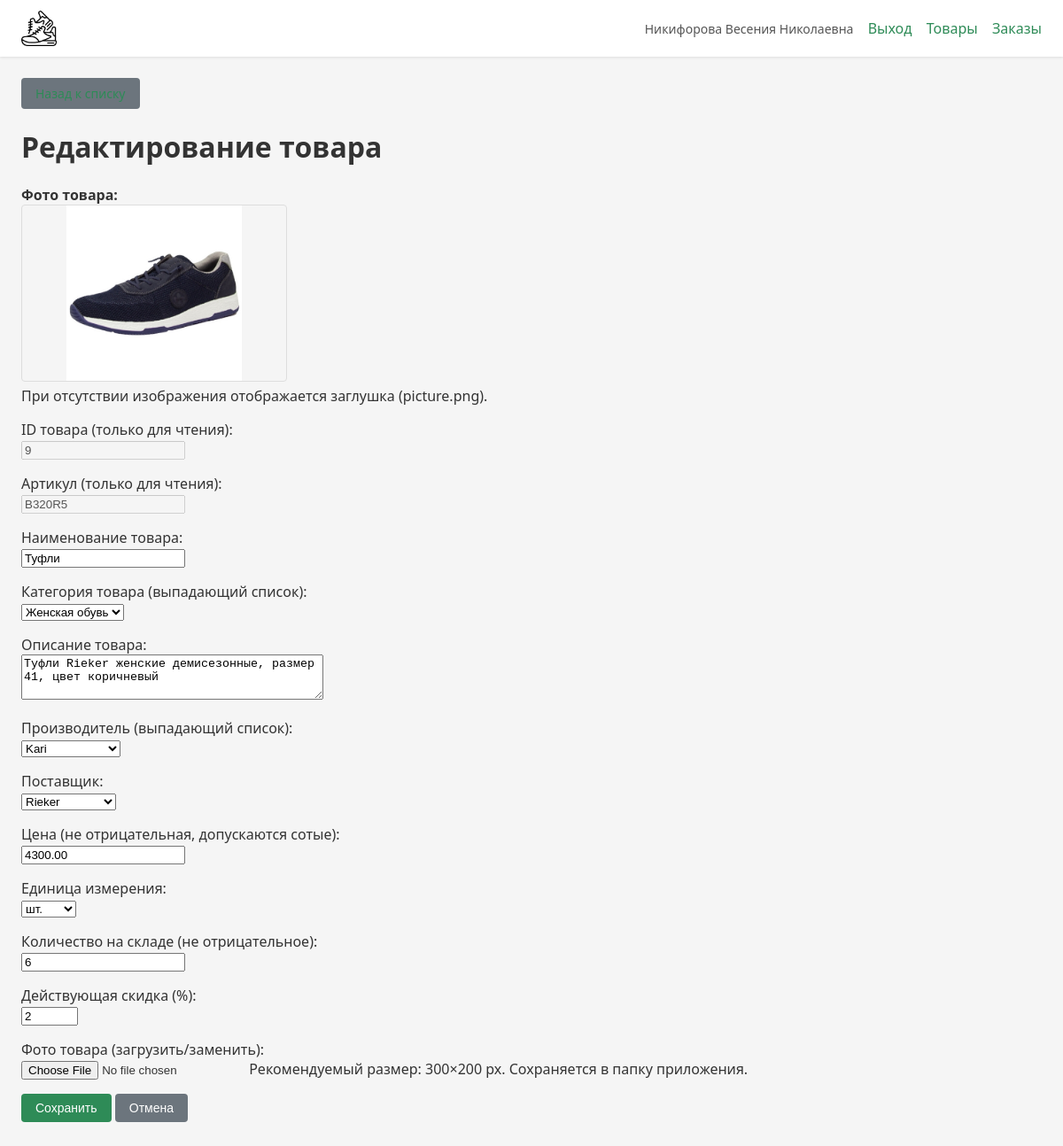
The page /product/9/edit/ (signed in) on the database its author committed.
### shop/models.py (models this page shows, shortened)
class UserProfile(models.Model):
    ROLE_CLIENT = 'client'
    ROLE_MANAGER = 'manager'
    ROLE_ADMIN = 'admin'
    ROLE_CHOICES = [
        (ROLE_CLIENT, 'Клиент'),
        (ROLE_MANAGER, 'Менеджер'),
        (ROLE_ADMIN, 'Администратор'),
    ]
    user = models.OneToOneField(
        settings.AUTH_USER_MODEL,
        on_delete=models.CASCADE,
        related_name='profile',
    )
    role = models.CharField(max_length=20, choices=ROLE_CHOICES)
    full_name = models.CharField('ФИО', max_length=255)
    class Meta:
        db_table = 'shop_user_profile'

class Product(models.Model):
    article = models.CharField('Артикул', max_length=50, unique=True, db_index=True)
    name = models.CharField('Наименование товара', max_length=255)
    category = models.ForeignKey(
        Category,
        on_delete=models.PROTECT,
        related_name='products',
        verbose_name='Категория товара',
    )
    description = models.TextField('Описание товара', blank=True)
    producer = models.ForeignKey(
        Producer,
        on_delete=models.PROTECT,
        related_name='products',
        verbose_name='Производитель',
    )
    supplier = models.ForeignKey(
        Supplier,
        on_delete=models.PROTECT,
        related_name='products',
        verbose_name='Поставщик',
    )
    price = models.DecimalField(
        'Цена',
        max_digits=10,
        decimal_places=2,
        validators=[],
    )
    unit = models.ForeignKey(
        Unit,
        on_delete=models.PROTECT,
        related_name='products',
        verbose_name='Единица измерения',
    )
    quantity = models.PositiveIntegerField('Количество на складе', default=0)
    discount = models.PositiveIntegerField(
        'Действующая скидка (%)',
        default=0,
    )
    image = models.CharField(
        'Путь к фото',
        max_length=500,
        blank=True,
        help_text='Путь к файлу изображения относительно MEDIA',
    )
    class Meta:
        db_table = 'shop_product'
        verbose_name = 'Товар'
        verbose_name_plural = 'Товары'
        ordering = ['article']

### shop/views.py (the view)
# urls.py: path('product/<int:pk>/edit/', views.product_edit, name='product_edit'),
def product_edit(request, pk):
    return product_edit_dispatch(request, pk=pk)

### shop/context_processors.py (called while the page is built)
def shop_context(request):
    from .views import get_user_role, get_user_fio
    return {
        'role': get_user_role(request),
        'user_fio': get_user_fio(request),
    }

### shop/models.py (called while the page is built)
    def __str__(self):
        return self.name

    def __str__(self):
        return self.name

    def __str__(self):
        return self.name

    def __str__(self):
        return self.name

### shop/views.py (called while the page is built)
def get_user_role(request):
    if not request.user.is_authenticated:
        return None
    try:
        return request.user.profile.role
    except UserProfile.DoesNotExist:
        return 'client'

def get_user_fio(request):
    if not request.user.is_authenticated:
        return ''
    try:
        return request.user.profile.full_name or request.user.get_full_name() or request.user.username
    except UserProfile.DoesNotExist:
        return request.user.get_full_name() or request.user.username

def product_image_url(product):
    if product and product.image and product.image.strip():
        path = Path(settings.MEDIA_ROOT) / product.image.strip()
        if path.exists():
            return f'{settings.MEDIA_URL}{product.image.strip()}'
    return '/static/img/picture.png'

### shop/templates/shop/product_form.html (shortened to what this page needs)
{% extends 'shop/base.html' %}
{% block nav %}
    <a href="{% url 'shop:product_list' %}" class="btn btn-secondary">Назад к списку</a>
{% endblock %}
{% block content %}
<h1>{% if is_edit %}Редактирование товара{% else %}Добавление товара{% endif %}</h1>
<form method="post" enctype="multipart/form-data">
    <p style="margin-bottom: 16px;">
        <strong>Фото товара:</strong><br>
        <img src="{{ product_image_url }}" alt="" class="product-img" style="width: 300px; height: 200px; object-fit: contain; border: 1px solid #ddd;" id="imgPreview" onerror="this.src='/static/img/picture.png'"><br>
        При отсутствии изображения отображается заглушка (picture.png).
    </p>
    {% if is_edit %}
    <p>
        <label>ID товара (только для чтения):</label><br>
        <input type="text" value="{{ product.id }}" readonly disabled>
    </p>
    <p>
        <label>Артикул (только для чтения):</label><br>
        {{ form.article }}
    </p>
    {% else %}
    <p>
        <label>Артикул (при добавлении вычисляется автоматически, можно задать вручную):</label><br>
        {{ form.article }}
        {% if form.article.errors %}<span style="color: red;">{{ form.article.errors }}</span>{% endif %}
    </p>
    {% endif %}
    <p>
        <label>{{ form.name.label }}:</label><br>
        {{ form.name }}
    </p>
    <p>
        <label>{{ form.category.label }} (выпадающий список):</label><br>
        {{ form.category }}
    </p>
    <p>
        <label>{{ form.description.label }}:</label><br>
        {{ form.description }}
    </p>
    <p>
        <label>{{ form.producer.label }} (выпадающий список):</label><br>
        {{ form.producer }}
    </p>
    <p>
        <label>{{ form.supplier.label }}:</label><br>
        {{ form.supplier }}
    </p>
    <p>
        <label>{{ form.price.label }} (не отрицательная, допускаются сотые):</label><br>
        {{ form.price }}
    </p>
    <p>
        <label>{{ form.unit.label }}:</label><br>
        {{ form.unit }}
    </p>
    <p>
        <label>{{ form.quantity.label }} (не отрицательное):</label><br>
        {{ form.quantity }}
    </p>
    <p>
        <label>{{ form.discount.label }}:</label><br>
        {{ form.discount }}
    </p>
    <p>
        <label>{{ form.image_upload.label }}:</label><br>
        {{ form.image_upload }}
        {{ form.image_upload.help_text }}
    </p>
    <p>
        <button type="submit" class="btn">Сохранить</button>
        <button type="submit" name="cancel" value="1" class="btn btn-secondary">Отмена</button>
    </p>
</form>
{% endblock %}

### shop/templates/shop/base.html (shortened to what this page needs)
{% load static %}
<!DOCTYPE html>
<html lang="ru">
<head>
</head>
<body>
    <header class="header">
        <img src="{% static 'img/Icon.png' %}" alt="Логотип" class="logo" onerror="this.style.display='none'">
        <div>
            {% if user_fio %}<span class="user-fio">{{ user_fio }}</span>{% endif %}
            {% if user.is_authenticated %}<a href="{% url 'shop:logout' %}">Выход</a>{% else %}<a href="{% url 'shop:login' %}">Войти</a>{% endif %}
            <a href="{% url 'shop:product_list' %}">Товары</a>
            {% if role == 'manager' or role == 'admin' %}<a href="{% url 'shop:order_list' %}">Заказы</a>{% endif %}
        </div>
    </header>
    <main class="container">
        <div class="nav">{% block nav %}{% endblock %}</div>
        {% block content %}{% endblock %}
    </main>
</body>
</html>

### shop/templates/shop/base.html (style rules this page uses)
:root { --bg: #f5f5f5; --card: #fff; --primary: #2E8B57; --danger: #c00; --out-of-stock: #add8e6; }
* { box-sizing: border-box; }
body { font-family: 'Segoe UI', Tahoma, sans-serif; margin: 0; background: var(--bg); color: #333; }
.header { background: var(--card); padding: 12px 24px; display: flex; justify-content: space-between; align-items: center; box-shadow: 0 1px 3px rgba(0,0,0,.1); }
.header .logo { height: 40px; }
.header .user-fio { font-size: 14px; color: #555; }
.header a { color: #2E8B57; text-decoration: none; margin-left: 12px; }
.container { max-width: 1200px; margin: 0 auto; padding: 24px; }
.nav { margin-bottom: 16px; }
.nav a { margin-right: 12px; color: #2E8B57; }
.btn { display: inline-block; padding: 8px 16px; background: #2E8B57; color: #fff; border: none; border-radius: 4px; cursor: pointer; text-decoration: none; font-size: 14px; }
.btn-secondary { background: #6c757d; }
.product-img { width: 80px; height: 60px; object-fit: cover; border-radius: 4px; }
label { margin-right: 8px; }

### rows shown on the page
UserProfile: full_name "Никифорова Весения Николаевна"
Product: id "9", article "B320R5", name "Туфли", category "Женская обувь", description "Туфли Rieker женские демисезонные, размер 41, цвет коричневый", producer "Kari", supplier "Rieker", price "4300.00", unit "шт.", quantity "6", discount "2"
